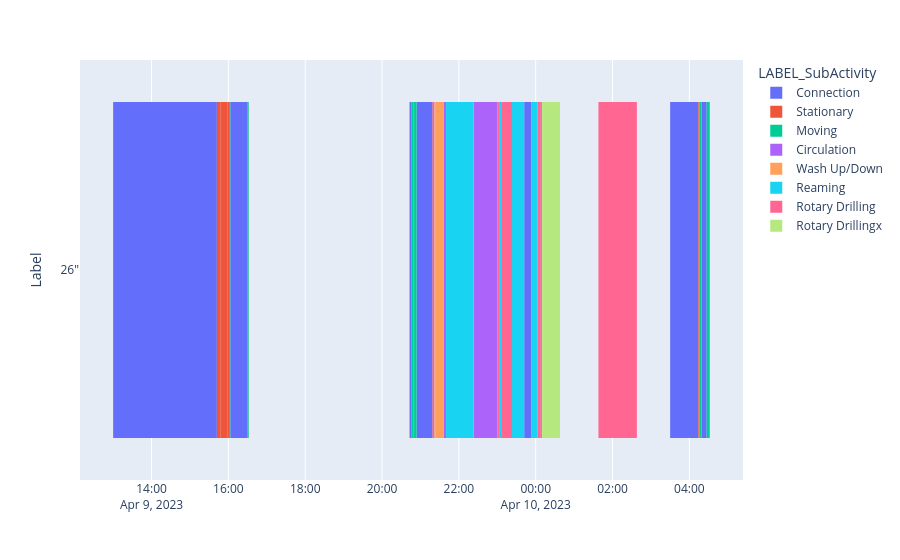

The code cell stored with this chart in its notebook:
### Code cell
Timeline_DF = AcSumDF[['StartDateTime', 'EndDateTime','LABEL_Activity','LABEL_SubActivity']]
Timeline_DF['Label'] = AcSumDF['Section']
Timeline_DF
date_format = '%Y-%m-%d %H:%M:%S'
Realtime_DF = pd.DataFrame.from_dict([{
    'StartDateTime':datetime.strptime(result['Start'], date_format),
    'EndDateTime':datetime.strptime(result['End'], date_format),
    'Label':'Realtime',
}]
)


# px.timeline(pd.concat([Realtime_DF, Timeline_DF]), x_start="StartDateTime", x_end="EndDateTime", y="Label")
fig = px.timeline(Timeline_DF, 
            x_start="StartDateTime", 
            x_end="EndDateTime", 
            y="Label",
            hover_data=['LABEL_Activity','LABEL_SubActivity'],
            color='LABEL_SubActivity'
            )
for i in fig.data:
    # if isinstance(i,go._bar.Bar):
    i.marker.line.width = 0
fig

### Figure 1 — Plotly figure (JSON) as saved in the notebook; plotly's stock layout.template omitted (floating-point values rounded to 4 significant figures)
{"data": [{"alignmentgroup": "True", "base": ["2023-04-09T13:00:00", "2023-04-09T16:03:00", "2023-04-09T20:43:00", "2023-04-09T20:54:00", "2023-04-09T23:42:00", "2023-04-10T03:30:00", "2023-04-10T04:19:00"], "customdata": [["TRIP IN", "Connection"], ["TRIP IN", "Connection"], ["TRIP IN", "Connection"], ["TRIP IN", "Connection"], ["DRILLING FORMATION", "Connection"], ["TRIP IN", "Connection"], ["TRIP IN", "Connection"]], "hovertemplate": "LABEL_SubActivity=%{customdata[1]}<br>StartDateTime=%{base}<br>EndDateTime=%{x}<br>Label=%{y}<br>LABEL_Activity=%{customdata[0]}<extra></extra>", "legendgroup": "Connection", "marker": {"color": "#636efa", "line": {"width": 0}, "pattern": {"shape": ""}}, "name": "Connection", "offsetgroup": "Connection", "orientation": "h", "showlegend": true, "textposition": "auto", "type": "bar", "x": [9720000, 1620000, 180000, 1440000, 660000, 2640000, 480000], "xaxis": "x", "y": ["26\"", "26\"", "26\"", "26\"", "26\"", "26\"", "26\""], "yaxis": "y"}, {"alignmentgroup": "True", "base": ["2023-04-09T15:42:00", "2023-04-09T15:48:00", "2023-04-09T15:59:00", "2023-04-09T16:30:00", "2023-04-09T20:49:00", "2023-04-09T21:18:00", "2023-04-10T04:14:00", "2023-04-10T04:31:00"], "customdata": [["TRIP IN", "Stationary"], ["TRIP IN", "Stationary"], ["TRIP IN", "Stationary"], ["TRIP IN", "Stationary"], ["TRIP IN", "Stationary"], ["TRIP IN", "Stationary"], ["TRIP IN", "Stationary"], ["TRIP IN", "Stationary"]], "hovertemplate": "LABEL_SubActivity=%{customdata[1]}<br>StartDateTime=%{base}<br>EndDateTime=%{x}<br>Label=%{y}<br>LABEL_Activity=%{customdata[0]}<extra></extra>", "legendgroup": "Stationary", "marker": {"color": "#EF553B", "line": {"width": 0}, "pattern": {"shape": ""}}, "name": "Stationary", "offsetgroup": "Stationary", "orientation": "h", "showlegend": true, "textposition": "auto", "type": "bar", "x": [360000, 660000, 120000, 60000, 60000, 60000, 120000, 60000], "xaxis": "x", "y": ["26\"", "26\"", "26\"", "26\"", "26\"", "26\"", "26\"", "26\""], "yaxis": "y"}, {"alignmentgroup": "True", "base": ["2023-04-09T16:01:00", "2023-04-09T16:31:00", "2023-04-09T20:46:00", "2023-04-09T20:50:00", "2023-04-10T04:16:00", "2023-04-10T04:27:00"], "customdata": [["TRIP IN", "Moving"], ["TRIP IN", "Moving"], ["TRIP IN", "Moving"], ["TRIP IN", "Moving"], ["TRIP IN", "Moving"], ["TRIP IN", "Moving"]], "hovertemplate": "LABEL_SubActivity=%{customdata[1]}<br>StartDateTime=%{base}<br>EndDateTime=%{x}<br>Label=%{y}<br>LABEL_Activity=%{customdata[0]}<extra></extra>", "legendgroup": "Moving", "marker": {"color": "#00cc96", "line": {"width": 0}, "pattern": {"shape": ""}}, "name": "Moving", "offsetgroup": "Moving", "orientation": "h", "showlegend": true, "textposition": "auto", "type": "bar", "x": [120000, 60000, 180000, 240000, 180000, 240000], "xaxis": "x", "y": ["26\"", "26\"", "26\"", "26\"", "26\"", "26\""], "yaxis": "y"}, {"alignmentgroup": "True", "base": ["2023-04-09T21:19:00", "2023-04-09T21:22:00", "2023-04-09T21:36:00", "2023-04-09T22:23:00"], "customdata": [["TRIP IN", "Circulation"], ["TRIP IN", "Circulation"], ["TRIP IN", "Circulation"], ["TRIP IN", "Circulation"]], "hovertemplate": "LABEL_SubActivity=%{customdata[1]}<br>StartDateTime=%{base}<br>EndDateTime=%{x}<br>Label=%{y}<br>LABEL_Activity=%{customdata[0]}<extra></extra>", "legendgroup": "Circulation", "marker": {"color": "#ab63fa", "line": {"width": 0}, "pattern": {"shape": ""}}, "name": "Circulation", "offsetgroup": "Circulation", "orientation": "h", "showlegend": true, "textposition": "auto", "type": "bar", "x": [120000, 60000, 240000, 2220000], "xaxis": "x", "y": ["26\"", "26\"", "26\"", "26\""], "yaxis": "y"}, {"alignmentgroup": "True", "base": ["2023-04-09T21:21:00", "2023-04-09T21:23:00"], "customdata": [["TRIP IN", "Wash Up/Down"], ["TRIP IN", "Wash Up/Down"]], "hovertemplate": "LABEL_SubActivity=%{customdata[1]}<br>StartDateTime=%{base}<br>EndDateTime=%{x}<br>Label=%{y}<br>LABEL_Activity=%{customdata[0]}<extra></extra>", "legendgroup": "Wash Up/Down", "marker": {"color": "#FFA15A", "line": {"width": 0}, "pattern": {"shape": ""}}, "name": "Wash Up/Down", "offsetgroup": "Wash Up/Down", "orientation": "h", "showlegend": true, "textposition": "auto", "type": "bar", "x": [60000, 780000], "xaxis": "x", "y": ["26\"", "26\""], "yaxis": "y"}, {"alignmentgroup": "True", "base": ["2023-04-09T21:40:00", "2023-04-09T23:04:00", "2023-04-09T23:23:00", "2023-04-09T23:53:00", "2023-04-10T00:08:00"], "customdata": [["TRIP IN", "Reaming"], ["DRILLING FORMATION", "Reaming"], ["DRILLING FORMATION", "Reaming"], ["DRILLING FORMATION", "Reaming"], ["DRILLING FORMATION", "Reaming"]], "hovertemplate": "LABEL_SubActivity=%{customdata[1]}<br>StartDateTime=%{base}<br>EndDateTime=%{x}<br>Label=%{y}<br>LABEL_Activity=%{customdata[0]}<extra></extra>", "legendgroup": "Reaming", "marker": {"color": "#19d3f3", "line": {"width": 0}, "pattern": {"shape": ""}}, "name": "Reaming", "offsetgroup": "Reaming", "orientation": "h", "showlegend": true, "textposition": "auto", "type": "bar", "x": [2580000, 120000, 1140000, 600000, 120000], "xaxis": "x", "y": ["26\"", "26\"", "26\"", "26\"", "26\""], "yaxis": "y"}, {"alignmentgroup": "True", "base": ["2023-04-09T23:00:00", "2023-04-09T23:06:00", "2023-04-10T00:03:00", "2023-04-10T01:38:00"], "customdata": [["DRILLING FORMATION", "Rotary Drilling"], ["DRILLING FORMATION", "Rotary Drilling"], ["DRILLING FORMATION", "Rotary Drilling"], ["DRILLING FORMATION", "Rotary Drilling"]], "hovertemplate": "LABEL_SubActivity=%{customdata[1]}<br>StartDateTime=%{base}<br>EndDateTime=%{x}<br>Label=%{y}<br>LABEL_Activity=%{customdata[0]}<extra></extra>", "legendgroup": "Rotary Drilling", "marker": {"color": "#FF6692", "line": {"width": 0}, "pattern": {"shape": ""}}, "name": "Rotary Drilling", "offsetgroup": "Rotary Drilling", "orientation": "h", "showlegend": true, "textposition": "auto", "type": "bar", "x": [240000, 1020000, 300000, 3600000], "xaxis": "x", "y": ["26\"", "26\"", "26\"", "26\""], "yaxis": "y"}, {"alignmentgroup": "True", "base": ["2023-04-10T00:10:00"], "customdata": [["DRILLING FORMATION", "Rotary Drillingx"]], "hovertemplate": "LABEL_SubActivity=%{customdata[1]}<br>StartDateTime=%{base}<br>EndDateTime=%{x}<br>Label=%{y}<br>LABEL_Activity=%{customdata[0]}<extra></extra>", "legendgroup": "Rotary Drillingx", "marker": {"color": "#B6E880", "line": {"width": 0}, "pattern": {"shape": ""}}, "name": "Rotary Drillingx", "offsetgroup": "Rotary Drillingx", "orientation": "h", "showlegend": true, "textposition": "auto", "type": "bar", "x": [1680000], "xaxis": "x", "y": ["26\""], "yaxis": "y"}], "layout": {"barmode": "overlay", "legend": {"title": {"text": "LABEL_SubActivity"}, "tracegroupgap": 0}, "margin": {"t": 60}, "xaxis": {"anchor": "y", "domain": [0, 1], "type": "date"}, "yaxis": {"anchor": "x", "domain": [0, 1], "title": {"text": "Label"}}}}
